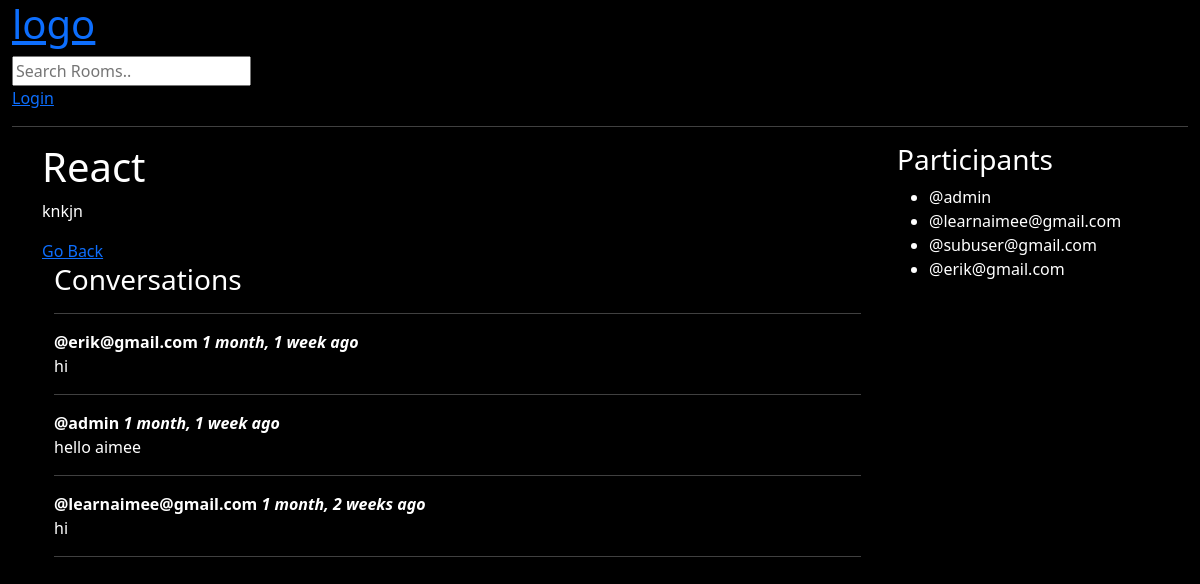
/room/9/, run on the app's committed database.
### base/models.py (models this page shows, shortened)
class Room(models.Model):
    host= models.ForeignKey(User,on_delete=models.SET_NULL,null=True)
    topic = models.ForeignKey(Topic,on_delete=models.SET_NULL,null=True)
    name = models.CharField(max_length=200)
    description = models.TextField(null=True,blank=True)
    participants=models.ManyToManyField(User,related_name='participants',blank=True)
    updated= models.DateTimeField(auto_now=True)    # every save
    created =models.DateTimeField(auto_now_add=True)# first save
    class Meta:
        ordering =["-updated","-created"]

class Messages(models.Model):
    user = models.ForeignKey(User,on_delete=models.CASCADE)
    room = models.ForeignKey(Room,on_delete=models.CASCADE)
    body =models.TextField()
    updated = models.DateTimeField(auto_now=True)  # every save
    created = models.DateTimeField(auto_now_add=True)  # first save

### base/views.py (the view, shortened to what this page needs)
# urls.py: path('room/<str:pk>/', views.getRoom),
def room(request,pk):
    room =Room.objects.get(id=int(pk))
    room_messages = room.messages_set.all().order_by('-created') # give msgs related to this room model name messages
    participants = room.participants.all()
    print(participants)
    context={'room':room,'room_messages':room_messages,'participants':participants}
    return render(request, "./base/room.html", context)

### templates/base/room.html (shortened to what this page needs)
{% extends '../main.html' %}
{% block content%}
<div class="container">
    <div class="row">
        <div class="col-md-9">
   <h1>{{room.name}}</h1>
    <p>{{room.description}}</p>
     <a href="{{request.META.HTTP_REFERER}}">Go Back</a>
<div class="container comment-wrapper">
    <h3>Conversations</h3>
    <hr>
    {% for message in room_messages %}
    <div>
        <strong>@{{message.user}}   <i> {{message.created | timesince}} ago</i></strong>
            <p>{{message.body}}</p>
    </div>
    <hr>
    {% endfor %}
</div>
             </div>
        <div class="col-md-3">
            <h3>Participants</h3>
            <ul class="list">
                {% for p in participants%}
                <li>@{{p.username}}</li>
                {% endfor %}
            </ul>
        </div>
    </div>
</div>
{% endblock %}

### static/styles/main.css (style rules this page uses)
body { background-color:black; color: white; }

### data on the page
Room: name "React", description "knkjn"
Messages: user "erik@gmail.com", created "1 month, 1 week", body "hi"
Messages: user "admin", created "1 month, 1 week", body "hello aimee"
Messages: user "learnaimee@gmail.com", created "1 month, 2 weeks", body "hi"

### other printed values
{{ p.username }} "admin"
{{ p.username }} "learnaimee@gmail.com"
{{ p.username }} "subuser@gmail.com"
{{ p.username }} "erik@gmail.com"
